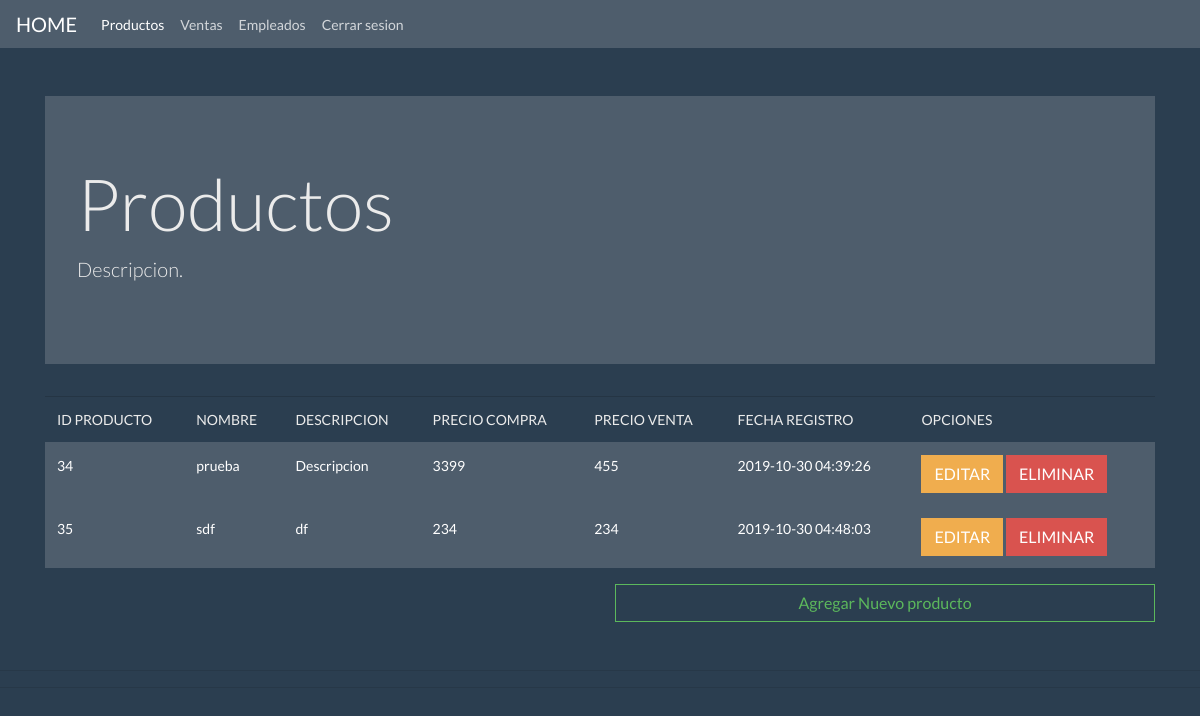
The app's page /VENTAS/index.php with its own data.
### tables this page shows
CREATE TABLE `productos` (
  `id` int(11) NOT NULL,
  `nombre_producto` varchar(50) NOT NULL,
  `descripcion` varchar(50) NOT NULL,
  `precio_compra` int(11) NOT NULL,
  `precio_venta` int(11) NOT NULL,
  `id_marca` int(11) NOT NULL,
  `id_proveedor` int(11) NOT NULL,
  `id_ubicacion` int(11) NOT NULL,
  `created_at` timestamp NULL DEFAULT NULL,
  `updated_at` timestamp NULL DEFAULT NULL
);

### VENTAS/index.php (the view, shortened to what this page needs)
<!DOCTYPE html>
<html lang="en">
<head>
	<link rel="stylesheet" href="https://bootswatch.com/4/superhero/bootstrap.min.css" media="screen">
</head>
<body>
<nav class="navbar navbar-expand-lg navbar-dark bg-dark">
		<a class="navbar-brand" href="../index.php">HOME</a>
		<div class="collapse navbar-collapse" id="navbarColor02">
			<ul class="navbar-nav mr-auto">
			<li class="nav-item active">
				<a class="nav-link" href="index.php">Productos <span class="sr-only">(current)</span></a>
			</li>
			<li class="nav-item">
				<a class="nav-link" href="#">Ventas</a>
			</li>
			<li class="nav-item">
				<a class="nav-link" href="#">Empleados</a>
			</li>
			<li class="nav-item">
				<a class="nav-link danger" href="#">Cerrar sesion</a>
			</li>
			</ul>
		</div>
	</nav>
	<div class="container mt-5">
		<div class="row">
			<div class="col-md-12">
			<div class="jumbotron">
				<h1 class="display-3">Productos</h1>
				<p class="lead">Descripcion.</p>
				</div>
			</div>
		</div>
	</div>
	<div class="container ">
		<div class="row">
			<div class="col-md-12">
				<table class="table table-hover">
					<thead>
						<tr>
							<td>ID PRODUCTO</td>
							<td>NOMBRE</td>
							<td>DESCRIPCION</td>
							<td>PRECIO COMPRA</td>
							<td>PRECIO VENTA</td>
							<td>FECHA REGISTRO</td>
							<td>OPCIONES</td>
						</tr>
					</thead>
					<tbody>
						<?php
							include "../CONEXION/conection.php";
							$sql = "SELECT * FROM productos";
							$result = $conn->query($sql);
							    while($row = $result->fetch_assoc()) {
							        ?>
							        	<tr scope="row" class="table-dark">
							        		<td> <?php echo $row["id"] ?> </td>
							        		<td> <?php echo $row["nombre_producto"] ?> </td>
							        		<td> <?php echo $row["descripcion"] ?> </td>
							        		<td> <?php echo $row["precio_compra"] ?> </td>
							        		<td> <?php echo $row["precio_venta"] ?> </td>
							        		<td> <?php echo $row["created_at"] ?> </td>
							        		<td>
							        			<a href="actualizarProductoVista.php?id=<?php echo $row["id"]; ?>" class="btn btn-warning">EDITAR</a>
							        			<a href="eliminarProductoControlador.php?id=<?php echo $row["id"]; ?>" class="btn btn-danger">ELIMINAR</a>
							        		</td>
							        	</tr>
							        <?php
							    }
						?>
					</tbody>
					</table>
			</div>
		</div>
	</div>
	<div class="container mb-5">
	<div class="row">
		<div class="col-md-6"></div>
		<div class="col-md-6">
			<a href="crearProductoVista.php" class="btn btn-outline-success col-md-12">Agregar Nuevo producto</a>
		</div>
	</div>
	</div>
	<hr>
	<hr>
</body>
</html>

### records on screen
productos: id "34", nombre_producto "prueba", descripcion "Descripcion", precio_compra "3399", precio_venta "455", created_at "2019-10-30 04:39:26"
productos: id "35", nombre_producto "sdf", descripcion "df", precio_compra "234", precio_venta "234", created_at "2019-10-30 04:48:03"
